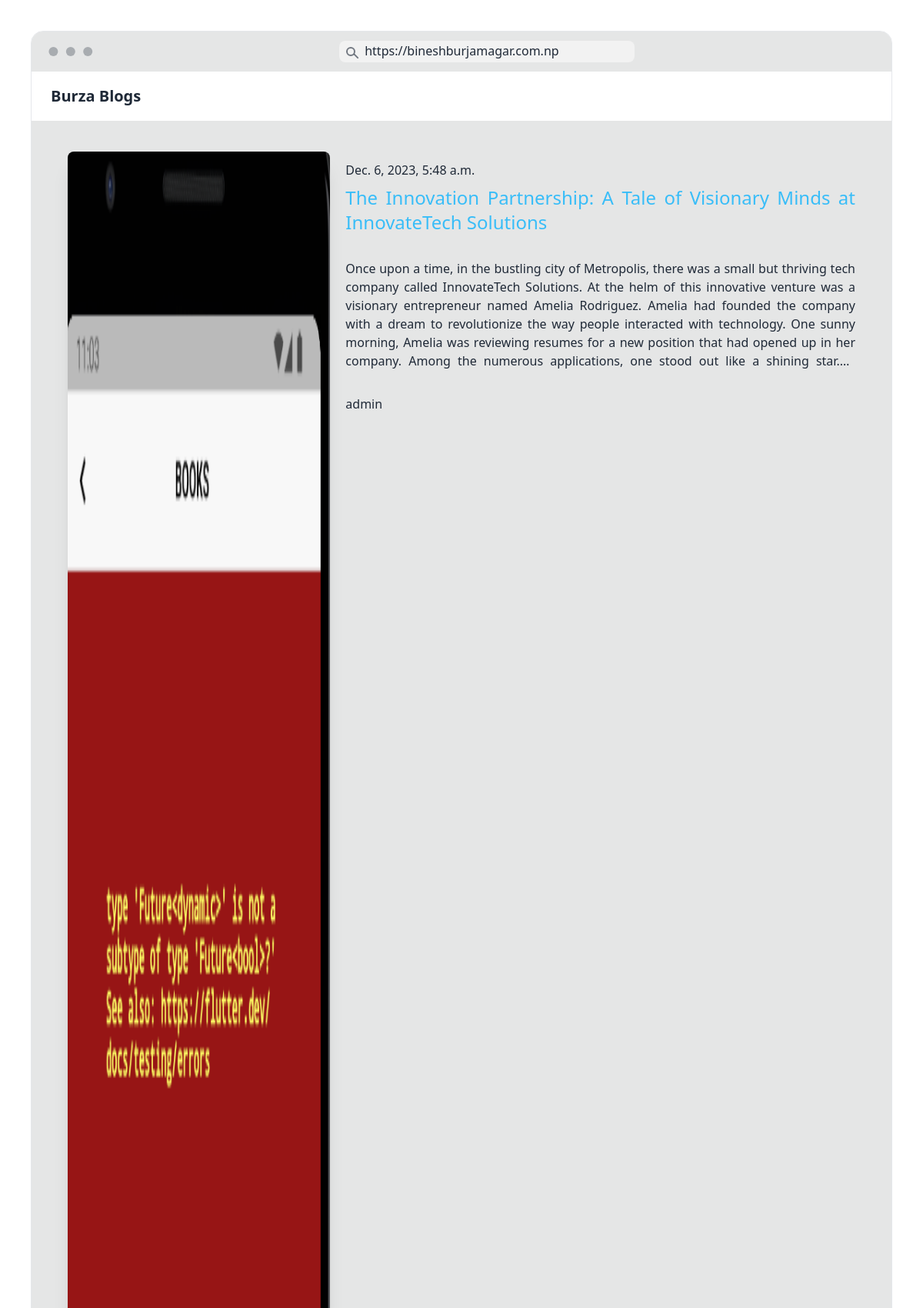
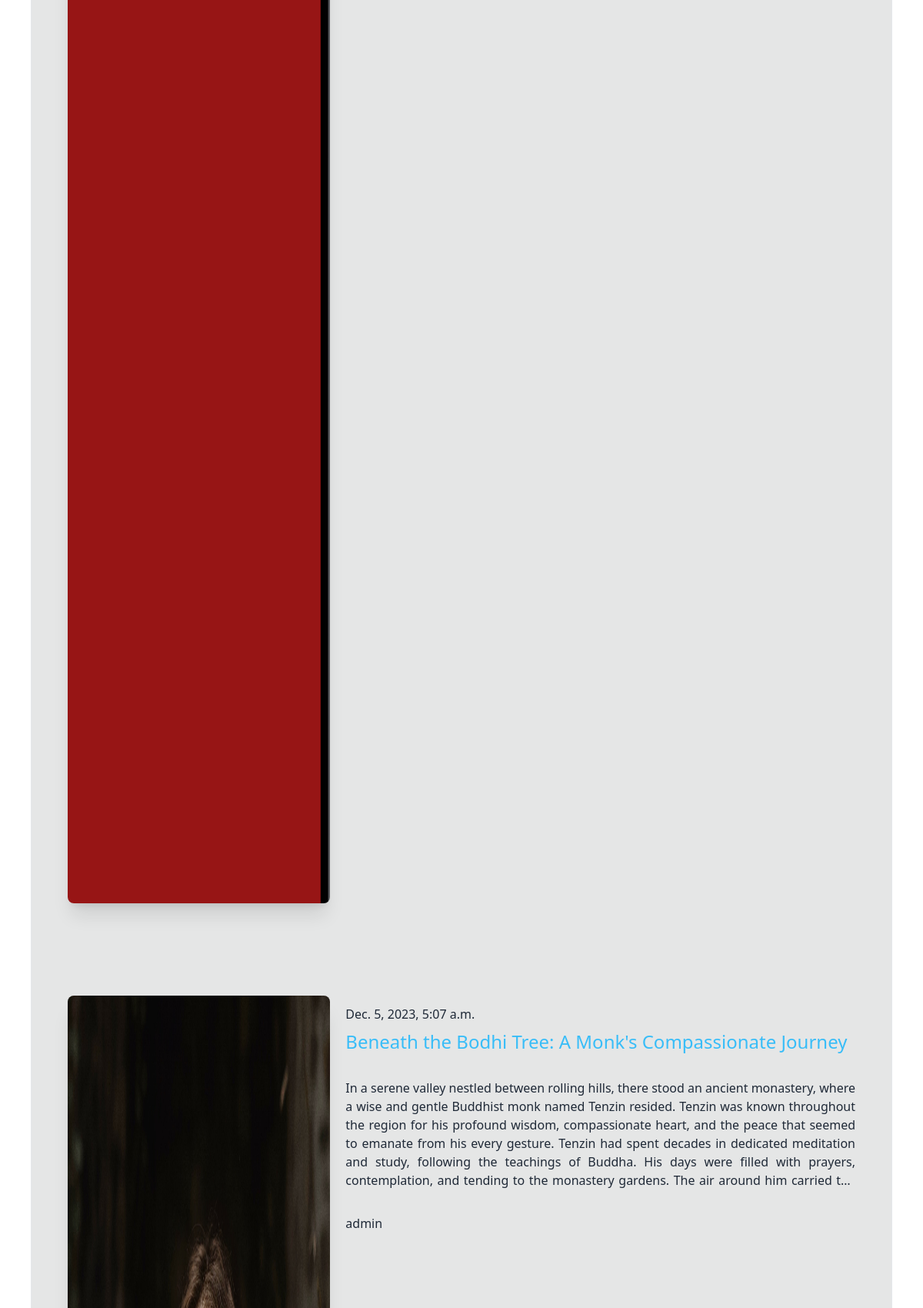
The page / (upper part) on the database its author committed (2 pictures, top to bottom).
### blog/models.py (models this page shows, shortened)
class Post(models.Model):
    options = (
    ( 'draft', 'Draft'),
    ( 'published', 'Published'),
    )
    title = models.CharField(max_length=250)
    slug = models.SlugField(max_length=250, unique_for_date='publish', unique=True, blank=True, null=True)
    publish = models.DateTimeField(default=timezone.now)
    author = models.ForeignKey( User, on_delete=models.CASCADE,related_name="blog_posts")
    content = models.TextField()
    status =  models.CharField(max_length=10, choices=options, default='draft')
    image = models.ImageField(upload_to='uploads/', blank=True, null=True)
    class Meta:
        ordering = ('-publish',)

### blog/views.py (the view)
# urls.py: path('', views.BlogPage.as_view(), name = 'blogpage'),
class BlogPage(ListView):
    template_name  = 'index.html'
    queryset  = Post.objects.filter(status = 'published')
    context_object_name = 'posts'

### blog/templates/index.html
{%extends "base.html"%} {% block content %}
  <div class="container row mx-auto h-screen ">
    {%for post in posts%}
<div class="pt-10"></div>
    <a href="{% url 'blog:blog-details' post.slug %}">
      <div class="flex flex-row gap-5 pb-20">
        <div class="basis-1/3 flex items-center">
          {% if post.image %}
          <img
            class="object-coverfloat-left h-[50vh] w-[50vh] shadow-xl rounded-lg"
            src="{{post.image.url}}"
            alt="no image"
          />
          {%else%}
          <img
          class="object-coverfloat-left h-[50vh] w-[50vh] shadow-xl rounded-lg"
          src="https://images.unsplash.com/photo-1578328819058-b69f3a3b0f6b?q=80&w=1974&auto=format&fit=crop&ixlib=rb-4.0.3&ixid=M3wxMjA3fDB8MHxwaG90by1wYWdlfHx8fGVufDB8fHx8fA%3D%3D"
            alt="no image"
          />
          {%endif%}
        </div>
        <div class="basis-1/2 flex-auto w-32 mt-3 text-justify">
          <article class="font-Georgia">
            <time>{{post.publish}}</time>
            <h2 class="text-sky-400 text-2xl pt-2 pb-8">{{post.title}}</h2>
            <p class="line-clamp-6 mb-8">{{post.content}}</p>
            <div class="mb-20">{{post.author}}</div>
          </article>
        </div>
      </div>
    </a>
    {% endfor %}
  </div>
</div>
{%endblock%}

### blog/templates/base.html (shortened to what this page needs)
<!DOCTYPE html>
<html lang="en">
  <head>
    <link
      href="https://cdn.jsdelivr.net/npm/daisyui@4.4.19/dist/full.min.css"
      rel="stylesheet"
      type="text/css"
    />
    <script src="https://cdn.tailwindcss.com"></script>
  </head>
  <body class="overflow-hidden">
<div class="h-[95vh] overflow-auto mockup-browser border bg-base-300 m-10">
    <div class="mockup-browser-toolbar">
      <div class="input">https://bineshburjamagar.com.np</div>
    </div>
    <div class="navbar z-10 top-0 sticky bg-base-100">
      <div class="navbar-start">
        <a class="btn btn-ghost text-xl">Burza Blogs</a>
      </div>
    </div>
    {%block content%} {%endblock %}
  </body>
</html>

### rows shown on the page
Post: image (picture), publish "Dec. 6, 2023, 5:48 a.m.", title "The Innovation Partnership: A Tale of Visionary Minds at InnovateTech Solutions", content "Once upon a time, in the bustling city of Metropolis, there was a small but thriving tech company called InnovateTech Solutions. At the helm of this innovative venture was a visionary entrepreneur named Amelia Rodriguez. Amelia had founded the company with a dream to revolutionize the way people interacted with technology. One sunny morning, Amelia was reviewing resumes for a new position that had opened up in her company. Among the numerous applications, one stood out like a shining star.…", author "admin"
Post: image (picture), publish "Dec. 5, 2023, 5:07 a.m.", title "Beneath the Bodhi Tree: A Monk's Compassionate Journey", content "In a serene valley nestled between rolling hills, there stood an ancient monastery, where a wise and gentle Buddhist monk named Tenzin resided. Tenzin was known throughout the region for his profound wisdom, compassionate heart, and the peace that seemed to emanate from his every gesture. Tenzin had spent decades in dedicated meditation and study, following the teachings of Buddha. His days were filled with prayers, contemplation, and tending to the monastery gardens. The air around him carried…", author "admin"
